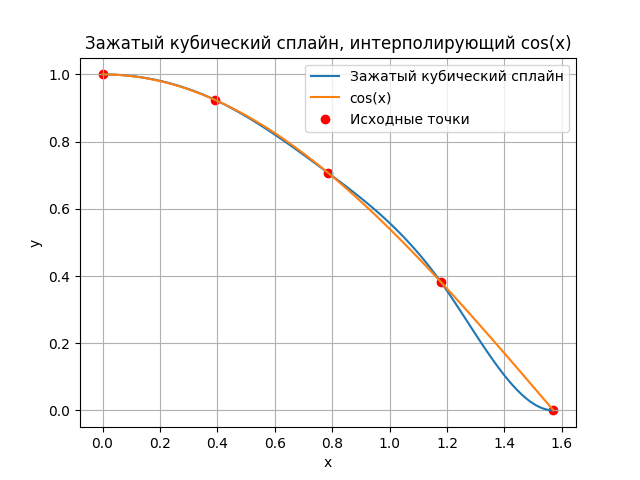

The script that saved this image:
import numpy as np
import matplotlib.pyplot as plt
from scipy.interpolate import CubicSpline

def build_plot(x, y):
    cs = CubicSpline(x, y, bc_type='clamped')  # Используем bc_type='clamped' для краевых условий

    x_values = np.linspace(0, np.pi / 2, 100)
    y_values = cs(x_values)

    plt.plot(x_values, y_values, label="Зажатый кубический сплайн")
    plt.plot(x_values, np.cos(x_values), label="cos(x)")
    plt.scatter(x, y, color="red", label="Исходные точки")
    plt.xlabel("x")
    plt.ylabel("y")
    plt.title("Зажатый кубический сплайн, интерполирующий cos(x)")
    plt.legend()
    plt.grid(True)
    plt.savefig("scipy_number_3")

if __name__ == "__main__":
    x = np.linspace(0, np.pi / 2, 5)
    y = np.cos(x)
    build_plot(x, y)
